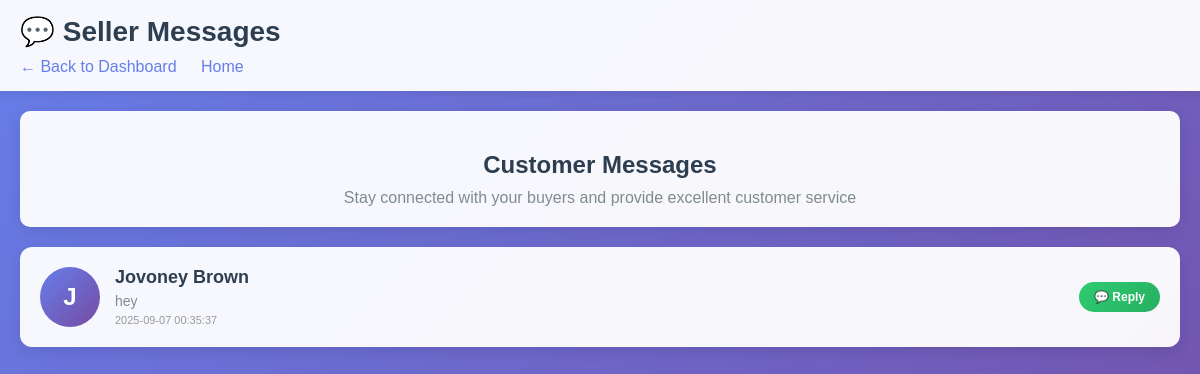
Page /seller/messages (signed in) on the committed database.
### tables this page shows
CREATE TABLE conversations (
                    id INTEGER PRIMARY KEY AUTOINCREMENT,
                    buyer_email TEXT NOT NULL,
                    seller_email TEXT NOT NULL,
                    created_at TIMESTAMP DEFAULT CURRENT_TIMESTAMP,
                    last_message_at TIMESTAMP DEFAULT CURRENT_TIMESTAMP,
                    UNIQUE(buyer_email, seller_email),
                    FOREIGN KEY (buyer_email) REFERENCES users(email),
                    FOREIGN KEY (seller_email) REFERENCES users(email)
                );

### app.py (the view)
@app.route('/seller/messages')
def seller_messages():
    if 'user' not in session or not session['user'].get('is_seller'):
        return redirect(url_for('login'))
    seller_email = session['user']['email']
    try:
        with get_db() as conn:
            cursor = conn.cursor()
            cursor.execute('''
                SELECT c.id, c.buyer_email, c.last_message_at,
                       u.first_name, u.last_name,
                       (SELECT COUNT(*) FROM messages m
                        WHERE m.conversation_id = c.id
                        AND m.receiver_email = ?
                        AND m.read_status = 0) as unread_count,
                       (SELECT message FROM messages m2
                        WHERE m2.conversation_id = c.id
                        ORDER BY m2.timestamp DESC LIMIT 1) as last_message
                FROM conversations c
                JOIN users u ON c.buyer_email = u.email
                WHERE c.seller_email = ?
                ORDER BY c.last_message_at DESC
            ''', (seller_email, seller_email))
            conversations = []
            for row in cursor.fetchall():
                conversations.append({
                    'id': row['id'],
                    'buyer_email': row['buyer_email'],
                    'buyer_name': f"{row['first_name']} {row['last_name']}",
                    'last_message': row['last_message'],
                    'last_message_at': row['last_message_at'],
                    'unread_count': row['unread_count'] or 0
                })
        cart_data = get_cart_items()
        return render_template(
            'seller_messages.html',
            conversations=conversations,
            user=session['user'],
            cart_items=cart_data['items'],
            cart_total=cart_data['total'],
            discount=cart_data['discount'],
            cart_item_count=cart_data['cart_item_count']
        )
    except Exception as e:
        logger.error(f"Error in seller_messages: {e}")
        return redirect(url_for('seller_dashboard'))

### app.py (called while the page is built, shortened)
@app.context_processor
def inject_csrf_token():
    return dict(csrf_token=generate_csrf)

@app.context_processor
def inject_csrf_token():
    return dict(csrf_token=generate_csrf)

def get_db():
    conn = sqlite3.connect('zo-zi.db')
    conn.row_factory = sqlite3.Row
    return conn

def get_cart_items():
    try:
        cart = session.get('cart', {})
        if not cart:
            return {
                'items': [],
                'raw_total': 0.0,
                'discount': 0.0,
                'total': 0.0,
                'cart_item_count': 0
            }
    except sqlite3.Error as e:
        logger.error(f"Database error in get_cart_items: {e}\n{traceback.format_exc()}")
        return {
            'items': [],
            'raw_total': 0.0,
            'discount': 0.0,
            'total': 0.0,
            'cart_item_count': 0
        }

@app.context_processor
def inject_messaging_links():
    messaging_links = {}
    if 'user' in session:
        if session['user'].get('is_seller'):
            messaging_links['seller_messages'] = url_for('seller_messages')
        else:
            messaging_links['buyer_messages'] = url_for('buyer_messages')
    return messaging_links

### templates/seller_messages.html (shortened to what this page needs)
<!DOCTYPE html>
<html lang="en">
<head>
</head>
<body>
    <div class="header">
        <h1>💬 Seller Messages</h1>
        <div class="nav-links">
            <a href="{{ url_for('seller_dashboard') }}">← Back to Dashboard</a>
            <a href="{{ url_for('index') }}">Home</a>
        </div>
    </div>
    <div class="messages-container">
        <div class="messages-header">
            <h2>Customer Messages</h2>
            <p>Stay connected with your buyers and provide excellent customer service</p>
        </div>
        {% if conversations %}
            <div class="conversations-list">
                {% for conv in conversations %}
                    <div class="conversation-card" data-buyer-email="{{ conv.buyer_email }}">
                        <div class="buyer-avatar">
                            {{ conv.buyer_name[0].upper() if conv.buyer_name else 'B' }}
                        </div>
                        <div class="conversation-info">
                            <div class="buyer-name">{{ conv.buyer_name }}</div>
                            <div class="last-message">
                                {{ conv.last_message[:50] + '...' if conv.last_message and conv.last_message|length > 50 else (conv.last_message or 'No messages yet') }}
                            </div>
                            <div class="message-time">
                                {% if conv.last_message_at %}
                                    {{ moment(conv.last_message_at).fromNow() if moment else conv.last_message_at }}
                                {% else %}
                                    Recently
                                {% endif %}
                            </div>
                        </div>
                        <div class="conversation-actions">
                            <button class="reply-btn" onclick="openChat('{{ conv.buyer_email }}', '{{ conv.buyer_name }}')">
                                💬 Reply
                            </button>
                        </div>
                    </div>
                {% endfor %}
            </div>
        {% else %}
            <div class="empty-messages">
                <div class="empty-icon">📭</div>
                <div class="empty-title">No Messages Yet</div>
                <div class="empty-text">When customers message you about your products, they'll appear here</div>
            </div>
        {% endif %}
    </div>
</body>
</html>

### templates/seller_messages.html (style rules this page uses)
body { margin: 0; font-family: Arial, sans-serif; background: linear-gradient(135deg, #667eea 0%, #764ba2 100%); min-height: 100vh; }
.header { background: rgba(255,255,255,0.95); padding: 15px 20px; box-shadow: 0 2px 10px rgba(0,0,0,0.1); }
.header h1 { color: #2c3e50; margin: 0; font-size: 28px; }
.nav-links { margin-top: 10px; }
.nav-links a { color: #667eea; text-decoration: none; margin-right: 20px; font-weight: 500; }
.messages-container { max-width: 1200px; margin: 20px auto; padding: 0 20px; }
.messages-header { background: rgba(255,255,255,0.95); padding: 20px; border-radius: 10px; margin-bottom: 20px; text-align: center; box-shadow: 0 4px 15px rgba(0,0,0,0.1); }
.messages-header h2 { color: #2c3e50; margin-bottom: 10px; }
.messages-header p { color: #7f8c8d; margin: 0; }
.conversations-list { display: grid; gap: 15px; }
.conversation-card { background: rgba(255,255,255,0.95); border-radius: 12px; padding: 20px; display: flex; align-items: center; gap: 15px; box-shadow: 0 4px 15px rgba(0,0,0,0.1); transition: all 0.3s ease; cursor: pointer; }
.buyer-avatar { width: 60px; height: 60px; border-radius: 50%; background: linear-gradient(135deg, #667eea, #764ba2); color: white; display: flex; align-items: center; justify-content: center; font-size: 24px; font-weight: bold; flex-shrink: 0; }
.conversation-info { flex: 1; }
.buyer-name { font-size: 18px; font-weight: bold; color: #2c3e50; margin-bottom: 5px; }
.last-message { color: #7f8c8d; font-size: 14px; margin-bottom: 5px; max-width: 300px; overflow: hidden; text-overflow: ellipsis; white-space: nowrap; }
.message-time { color: #bdc3c7; font-size: 12px; }
.conversation-actions { display: flex; flex-direction: column; align-items: center; gap: 10px; }
.reply-btn { background: linear-gradient(135deg, #2ecc71, #27ae60); color: white; border: none; padding: 8px 15px; border-radius: 20px; cursor: pointer; font-size: 12px; font-weight: bold; transition: all 0.3s ease; }
.message-time { font-size: 11px; color: #999; margin-top: 5px; }

### rows in the picture
conversations: buyer_name "J", buyer_name "Jovoney Brown", last_message "hey", last_message_at "2025-09-07 00:35:37"
